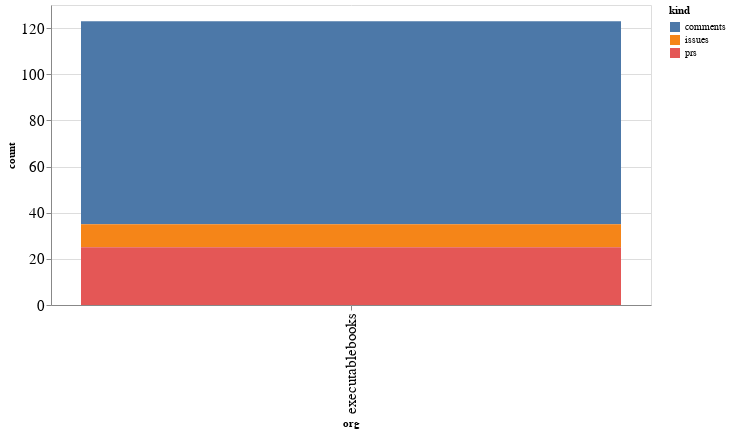

The notebook cell this image was saved under:
### Code cell
alt.Chart(org_summaries, width=600).mark_bar().encode(
    x='org',
    y='count',
    color='kind',
    tooltip="org"
)

### Figure 1 — Vega-Lite specification as saved in the notebook (floating-point values rounded to 4 significant figures)
{"config": {"axisLeft": {"labelFontSize": 15}, "axisBottom": {"labelFontSize": 15}}, "data": {"name": "data-aa0f2dabdbaf0c4b796e751a3f65e6d0"}, "mark": "bar", "encoding": {"color": {"type": "nominal", "field": "kind"}, "tooltip": {"type": "nominal", "field": "org"}, "x": {"type": "nominal", "field": "org"}, "y": {"type": "quantitative", "field": "count"}}, "width": 600, "$schema": "https://vega.github.io/schema/vega-lite/v4.8.1.json", "datasets": {"data-aa0f2dabdbaf0c4b796e751a3f65e6d0": [{"org": "executablebooks", "kind": "comments", "count": 88}, {"org": "executablebooks", "kind": "issues", "count": 10}, {"org": "executablebooks", "kind": "prs", "count": 25}]}}
